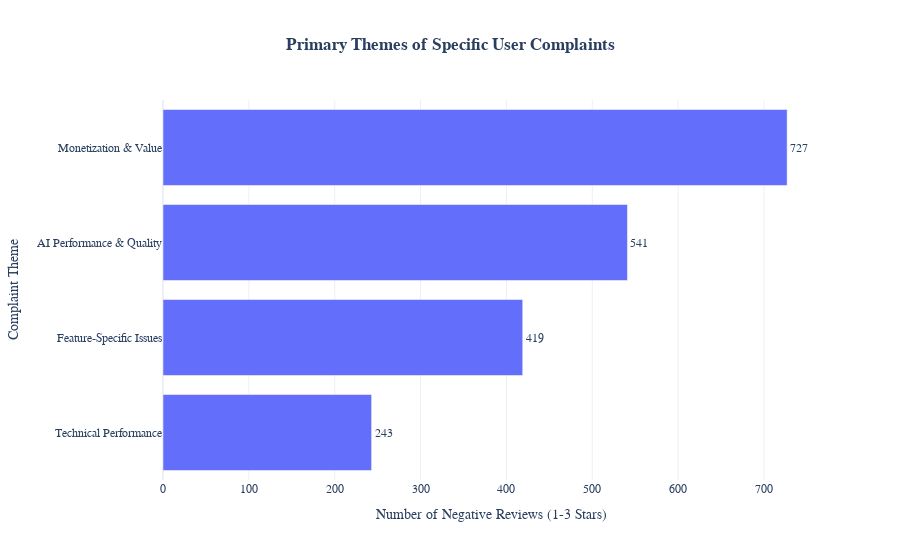

Notebook code for this chart:
### Code cell
# --- Quantitative Analysis: Visualizing Theme Frequency ---

print("Creating the final visualization of high-level complaint themes...")

# We will exclude 'Outliers / Generic' and 'Other/Misc.' for this primary chart
# to focus on the specific, actionable themes.
plot_df = df[~df["theme"].isin(["Outliers / Generic", "Other/Misc."])]

# Get the theme distribution for the plot
theme_distribution = plot_df["theme"].value_counts().reset_index()
theme_distribution.columns = ["Theme", "Number of Reviews"]

# Create the final, high-level bar chart
fig = px.bar(
    theme_distribution,
    x="Number of Reviews",
    y="Theme",
    orientation="h",
    title="<b>Primary Themes of Specific User Complaints</b>",
    labels={
        "Number of Reviews": "Number of Negative Reviews (1-3 Stars)",
        "Theme": "Complaint Theme",
    },
    text="Number of Reviews",
    template="plotly_white",
)

# Improve the layout and sort the bars for professional presentation
fig.update_traces(textposition="outside")
fig.update_layout(
    yaxis={"categoryorder": "total ascending"},
    title_x=0.5,  # Center the title
    font=dict(family="Arial, sans-serif", size=12),
)
fig.show()

### Figure 1 — Plotly figure (JSON) as saved in the notebook; plotly's stock layout.template omitted (floating-point values rounded to 4 significant figures)
{"data": [{"hovertemplate": "Number of Negative Reviews (1-3 Stars)=%{text}<br>Complaint Theme=%{y}<extra></extra>", "legendgroup": "", "marker": {"color": "#636efa", "pattern": {"shape": ""}}, "name": "", "orientation": "h", "showlegend": false, "text": [727.0, 541.0, 419.0, 243.0], "textposition": "outside", "type": "bar", "x": [727, 541, 419, 243], "xaxis": "x", "y": ["Monetization & Value", "AI Performance & Quality", "Feature-Specific Issues", "Technical Performance"], "yaxis": "y"}], "layout": {"barmode": "relative", "font": {"family": "Arial, sans-serif", "size": 12}, "legend": {"tracegroupgap": 0}, "title": {"text": "<b>Primary Themes of Specific User Complaints</b>", "x": 0.5}, "xaxis": {"anchor": "y", "domain": [0, 1], "title": {"text": "Number of Negative Reviews (1-3 Stars)"}}, "yaxis": {"anchor": "x", "categoryorder": "total ascending", "domain": [0, 1], "title": {"text": "Complaint Theme"}}}}
